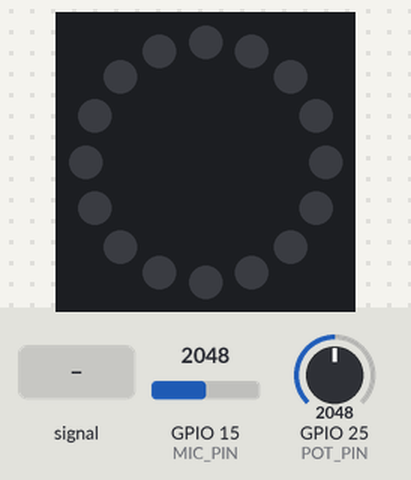
The sketch below on a simulated ESP32. Shown: 16 RGB LEDs in a ring, first at the top, clockwise. The inputs (shaded band) are chosen by the test bench; at power-on: GPIO 15 (MIC_PIN) = 2048, GPIO 25 (POT_PIN) = 2048 (analog values on the 0–4095 scale). What the sketch prints to the serial monitor is not drawn.

Above: at 1.2 s.
1.3 s: GPIO 15 (MIC_PIN) fed a 200 Hz sine of ±327 counts around its level
At 2.18 s:
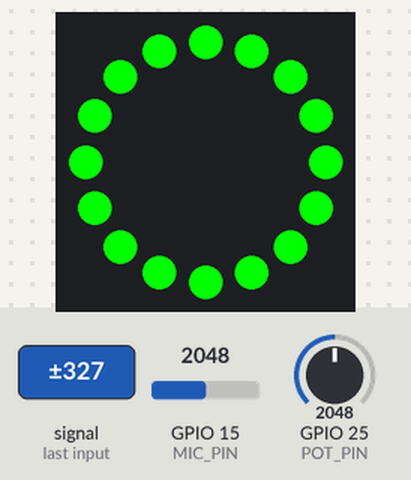
Timing chart, 0 to 2.9 s (numbered marks = the images above; inputs shaded):
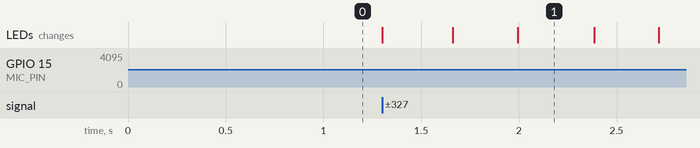

Measured:
- after the input at 1.3 s, the LEDs: change at once (image 1)

The sketch:

firmware-v3.ino
```cpp
#include <Adafruit_NeoPixel.h>
#include <arduinoFFT.h>

// Pin & pixel setup
#define MIC_PIN 15
#define RING_PIN 26
#define NUM_PIXELS 16
#define POT_PIN 25

//Initial values for potentiometer
double sensitivity = 1500.0;
double threshold = 200.0;
int baseline = 2048;
// Objects
Adafruit_NeoPixel ring(NUM_PIXELS, RING_PIN, NEO_GRB + NEO_KHZ800);


void checkSound() {
  int micValue = analogRead(MIC_PIN);
  int deviation = abs(micValue - baseline);

  Serial.println(deviation);

  if (deviation > threshold) {
    for (int i = 0; i < NUM_PIXELS; i++) {
      ring.setPixelColor(i, ring.Color(0, 255, 0));
    }
    ring.show();
  } else {
    for (int i = 0; i < NUM_PIXELS; i++) {
      ring.setPixelColor(i, ring.Color(0, 0, 0));
    }
    ring.show();
  }

}

void setup() {
  // put your setup code here, to run once:
  Serial.begin(115200);
  Serial.println("Hello, ESP32!");

  pinMode(POT_PIN, INPUT);

  ring.begin();
  ring.show();

  analogReadResolution(12);

}

void loop() {
  threshold = map(analogRead(POT_PIN), 0, 4095, 5, 200);
  checkSound();
}
```
